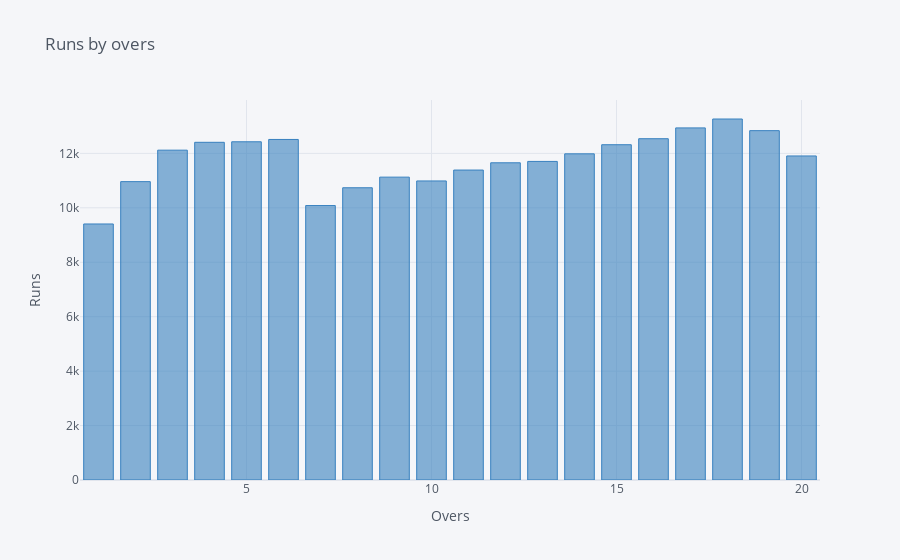

The notebook cell this image was saved under:
### Markdown cell above
## Runs by overs.

### Code cell
overs.total_runs.iplot(kind='bar',xTitle='Overs', yTitle='Runs',title='Runs by overs',
         color='blue')

### Figure 1 — Plotly figure (JSON) as saved in the notebook; plotly's stock layout.template omitted (floating-point values rounded to 4 significant figures)
{"data": [{"marker": {"color": "rgba(55, 128, 191, 0.6)", "line": {"color": "rgba(55, 128, 191, 1.0)", "width": 1}}, "name": "total_runs", "orientation": "v", "text": "", "type": "bar", "x": [1, 2, 3, 4, 5, 6, 7, 8, 9, 10, 11, 12, 13, 14, 15, 16, 17, 18, 19, 20], "y": [9406, 10962, 12118, 12407, 12426, 12512, 10083, 10737, 11127, 10987, 11387, 11654, 11705, 11983, 12318, 12539, 12936, 13263, 12835, 11905]}], "layout": {"legend": {"bgcolor": "#F5F6F9", "font": {"color": "#4D5663"}}, "paper_bgcolor": "#F5F6F9", "plot_bgcolor": "#F5F6F9", "title": {"font": {"color": "#4D5663"}, "text": "Runs by overs"}, "xaxis": {"gridcolor": "#E1E5ED", "showgrid": true, "tickfont": {"color": "#4D5663"}, "title": {"font": {"color": "#4D5663"}, "text": "Overs"}, "zerolinecolor": "#E1E5ED"}, "yaxis": {"gridcolor": "#E1E5ED", "showgrid": true, "tickfont": {"color": "#4D5663"}, "title": {"font": {"color": "#4D5663"}, "text": "Runs"}, "zerolinecolor": "#E1E5ED"}}}
